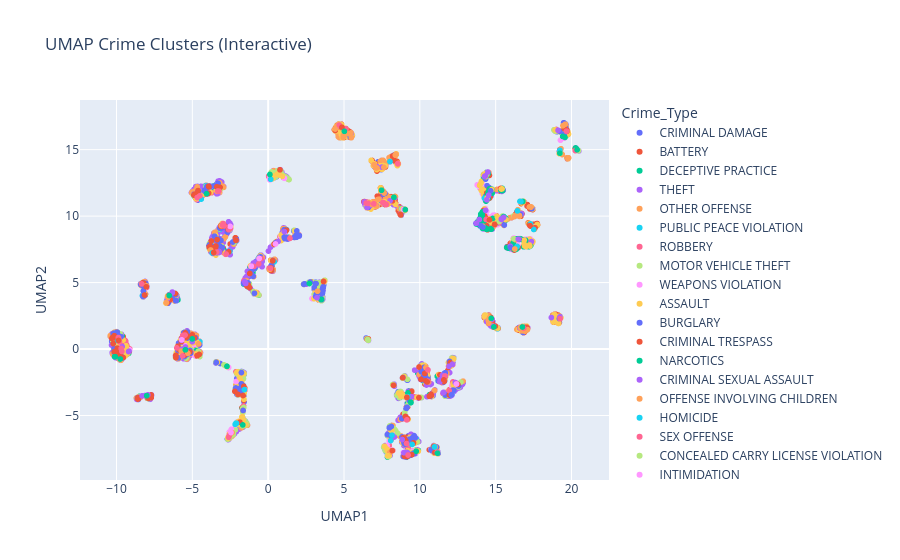

This figure's notebook cell:
### Code cell
import plotly.express as px
import pandas as pd

# Create dataframe for plotting
plot_df = pd.DataFrame({
    'UMAP1': X_umap[:, 0],
    'UMAP2': X_umap[:, 1],
    'Crime_Type': lable_data_sample['Primary Type'],
    'Severity': X_scaled_df_sample['Crime_Severity_Score']
})

fig = px.scatter(
    plot_df,
    x='UMAP1',
    y='UMAP2',
    color='Crime_Type',   # or Severity
    title='UMAP Crime Clusters (Interactive)',
)

fig.show()

### Figure 1 — Plotly figure (JSON) as saved in the notebook; plotly's stock layout.template omitted (floating-point values rounded to 4 significant figures; data arrays with more than 128 entries replaced by an {"elided": "..."} marker saying what was removed)
{"data": [{"hovertemplate": "Crime_Type=CRIMINAL DAMAGE<br>UMAP1=%{x}<br>UMAP2=%{y}<extra></extra>", "legendgroup": "CRIMINAL DAMAGE", "marker": {"color": "#636efa", "symbol": "circle"}, "mode": "markers", "name": "CRIMINAL DAMAGE", "showlegend": true, "type": "scattergl", "x": {"elided": "1118 float values"}, "xaxis": "x", "y": {"elided": "1118 float values"}, "yaxis": "y"}, {"hovertemplate": "Crime_Type=BATTERY<br>UMAP1=%{x}<br>UMAP2=%{y}<extra></extra>", "legendgroup": "BATTERY", "marker": {"color": "#EF553B", "symbol": "circle"}, "mode": "markers", "name": "BATTERY", "showlegend": true, "type": "scattergl", "x": {"elided": "1781 float values"}, "xaxis": "x", "y": {"elided": "1781 float values"}, "yaxis": "y"}, {"hovertemplate": "Crime_Type=DECEPTIVE PRACTICE<br>UMAP1=%{x}<br>UMAP2=%{y}<extra></extra>", "legendgroup": "DECEPTIVE PRACTICE", "marker": {"color": "#00cc96", "symbol": "circle"}, "mode": "markers", "name": "DECEPTIVE PRACTICE", "showlegend": true, "type": "scattergl", "x": {"elided": "542 float values"}, "xaxis": "x", "y": {"elided": "542 float values"}, "yaxis": "y"}, {"hovertemplate": "Crime_Type=THEFT<br>UMAP1=%{x}<br>UMAP2=%{y}<extra></extra>", "legendgroup": "THEFT", "marker": {"color": "#ab63fa", "symbol": "circle"}, "mode": "markers", "name": "THEFT", "showlegend": true, "type": "scattergl", "x": {"elided": "2269 float values"}, "xaxis": "x", "y": {"elided": "2269 float values"}, "yaxis": "y"}, {"hovertemplate": "Crime_Type=OTHER OFFENSE<br>UMAP1=%{x}<br>UMAP2=%{y}<extra></extra>", "legendgroup": "OTHER OFFENSE", "marker": {"color": "#FFA15A", "symbol": "circle"}, "mode": "markers", "name": "OTHER OFFENSE", "showlegend": true, "type": "scattergl", "x": {"elided": "669 float values"}, "xaxis": "x", "y": {"elided": "669 float values"}, "yaxis": "y"}, {"hovertemplate": "Crime_Type=PUBLIC PEACE VIOLATION<br>UMAP1=%{x}<br>UMAP2=%{y}<extra></extra>", "legendgroup": "PUBLIC PEACE VIOLATION", "marker": {"color": "#19d3f3", "symbol": "circle"}, "mode": "markers", "name": "PUBLIC PEACE VIOLATION", "showlegend": true, "type": "scattergl", "x": [15.56, -9.994, 9.751, 14.13, 15.44, 15.37, -5.948, -8.335, 8.96, 6.531, 7.756, 14.58, -2.527, 16.22, 14.55, -3.187, 15.42, 12.11, -4.105, -4.5, 16.21, 16.55, 14.73, 8.795, 15.41, 15.4, 16.62, 0.395, 16.65, 16.29, -8.286, 14.32, 15.56, 16.9, 6.56, -3.69, -5.207, 12.02, -3.175, -2.124, 8.634, 13.97, 14.13, 16.6, 11.64, 15.89, 14.38, 15.12, 16.89, 8.956, -5.986, 1.139], "xaxis": "x", "y": [9.921, 1.253, -6.747, 9.228, 9.609, 9.572, -0.02651, 4.923, 10.52, 0.7368, -7.681, 11.66, 7.346, 7.638, 11.6, 8.996, 9.794, -3.387, 12.29, 0.5377, 8.237, 8.295, 11.83, 10.56, 11.96, 12.04, 10.11, 6.557, 8.289, 7.5, 4.018, 9.253, 9.925, 7.728, 0.7001, 7.849, 0.7236, -3.461, 7.711, 8.127, -3.661, 9.81, 9.082, 11.11, -1.992, 7.601, 11.18, 1.531, 8.182, 10.5, -0.05024, 8.987], "yaxis": "y"}, {"hovertemplate": "Crime_Type=ROBBERY<br>UMAP1=%{x}<br>UMAP2=%{y}<extra></extra>", "legendgroup": "ROBBERY", "marker": {"color": "#FF6692", "symbol": "circle"}, "mode": "markers", "name": "ROBBERY", "showlegend": true, "type": "scattergl", "x": {"elided": "336 float values"}, "xaxis": "x", "y": {"elided": "336 float values"}, "yaxis": "y"}, {"hovertemplate": "Crime_Type=MOTOR VEHICLE THEFT<br>UMAP1=%{x}<br>UMAP2=%{y}<extra></extra>", "legendgroup": "MOTOR VEHICLE THEFT", "marker": {"color": "#B6E880", "symbol": "circle"}, "mode": "markers", "name": "MOTOR VEHICLE THEFT", "showlegend": true, "type": "scattergl", "x": {"elided": "812 float values"}, "xaxis": "x", "y": {"elided": "812 float values"}, "yaxis": "y"}, {"hovertemplate": "Crime_Type=WEAPONS VIOLATION<br>UMAP1=%{x}<br>UMAP2=%{y}<extra></extra>", "legendgroup": "WEAPONS VIOLATION", "marker": {"color": "#FF97FF", "symbol": "circle"}, "mode": "markers", "name": "WEAPONS VIOLATION", "showlegend": true, "type": "scattergl", "x": {"elided": "253 float values"}, "xaxis": "x", "y": {"elided": "253 float values"}, "yaxis": "y"}, {"hovertemplate": "Crime_Type=ASSAULT<br>UMAP1=%{x}<br>UMAP2=%{y}<extra></extra>", "legendgroup": "ASSAULT", "marker": {"color": "#FECB52", "symbol": "circle"}, "mode": "markers", "name": "ASSAULT", "showlegend": true, "type": "scattergl", "x": {"elided": "927 float values"}, "xaxis": "x", "y": {"elided": "927 float values"}, "yaxis": "y"}, {"hovertemplate": "Crime_Type=BURGLARY<br>UMAP1=%{x}<br>UMAP2=%{y}<extra></extra>", "legendgroup": "BURGLARY", "marker": {"color": "#636efa", "symbol": "circle"}, "mode": "markers", "name": "BURGLARY", "showlegend": true, "type": "scattergl", "x": {"elided": "391 float values"}, "xaxis": "x", "y": {"elided": "391 float values"}, "yaxis": "y"}, {"hovertemplate": "Crime_Type=CRIMINAL TRESPASS<br>UMAP1=%{x}<br>UMAP2=%{y}<extra></extra>", "legendgroup": "CRIMINAL TRESPASS", "marker": {"color": "#EF553B", "symbol": "circle"}, "mode": "markers", "name": "CRIMINAL TRESPASS", "showlegend": true, "type": "scattergl", "x": {"elided": "238 float values"}, "xaxis": "x", "y": {"elided": "238 float values"}, "yaxis": "y"}, {"hovertemplate": "Crime_Type=NARCOTICS<br>UMAP1=%{x}<br>UMAP2=%{y}<extra></extra>", "legendgroup": "NARCOTICS", "marker": {"color": "#00cc96", "symbol": "circle"}, "mode": "markers", "name": "NARCOTICS", "showlegend": true, "type": "scattergl", "x": {"elided": "267 float values"}, "xaxis": "x", "y": {"elided": "267 float values"}, "yaxis": "y"}, {"hovertemplate": "Crime_Type=CRIMINAL SEXUAL ASSAULT<br>UMAP1=%{x}<br>UMAP2=%{y}<extra></extra>", "legendgroup": "CRIMINAL SEXUAL ASSAULT", "marker": {"color": "#ab63fa", "symbol": "circle"}, "mode": "markers", "name": "CRIMINAL SEXUAL ASSAULT", "showlegend": true, "type": "scattergl", "x": [15.96, -5.666, 12.33, -9.624, -3.321, -5.427, -0.6581, 19.11, -7.93, 17.36, -0.401, 8.316, 12.36, 18.67, -0.8488, -0.4368, 10.75, -5.453, 6.53, -3.649, 6.333, -1.536, -6.66, -2.606, 6.364, 8.835, 11.67, 16.61, -6.316, 5.456, 7.497, 7.148, -3.233, 14.33, -3.241, 9.034, -2.478, -3.669, -2.522, 6.594, -0.5517, 8.037, -9.848, 7.168, -0.5251, 10.44, 11.37, 8.38, 4.541, 16.58, -1.554, 11.33, -6.319, 14.73, 11.93, 9.445, -1.481, -3.326, 14.87, 9.178, -3.388, 19.24, -5.673, 11.53, 11.56, 8.955, 14.4, 12.15, 8.373, -0.7505, -7.99, 5.473, 7.665, -3.237, -9.203, 1.066, -5.705, -8.311, -5.0, 10.69, -0.3958, -0.9719, 6.517, 16.65, 11.49, 6.741, 0.6521, -0.4947, 3.218, -8.115, -9.174, -3.755, -5.685, -0.8102], "xaxis": "x", "y": [7.732, 0.7871, -2.523, 0.1896, 11.7, -0.08357, 6.413, 16.46, -3.45, 8.085, 6.191, -6.618, -2.54, 2.37, 6.528, 6.253, -2.622, 0.1515, 10.7, 7.2, 11.06, 5.065, 3.741, 9.573, 11.06, -6.809, -2.025, 1.63, 4.236, 16.19, 13.69, 10.78, 7.339, 10.43, 7.28, -7.766, 9.369, 7.212, 9.467, 0.6671, 6.515, 11.16, 0.6733, 13.73, 6.446, -2.709, -2.309, 11.41, 16.74, 1.584, 5.08, -2.462, 4.285, 1.73, -1.301, -3.587, 4.932, 7.286, 1.694, -7.788, 11.67, 2.422, -0.02962, -3.286, -3.261, -7.796, 2.061, -1.138, 11.41, 6.33, 4.711, 16.22, 10.93, 7.261, -0.1903, 8.832, 0.6569, -3.524, 0.5497, -2.669, 6.586, 6.47, 10.65, 1.614, -1.987, 10.81, 8.093, 6.476, 3.861, -3.497, -0.1699, 7.29, -0.01316, 6.314], "yaxis": "y"}, {"hovertemplate": "Crime_Type=OFFENSE INVOLVING CHILDREN<br>UMAP1=%{x}<br>UMAP2=%{y}<extra></extra>", "legendgroup": "OFFENSE INVOLVING CHILDREN", "marker": {"color": "#FFA15A", "symbol": "circle"}, "mode": "markers", "name": "OFFENSE INVOLVING CHILDREN", "showlegend": true, "type": "scattergl", "x": [7.649, 5.351, 8.421, 0.1167, 14.5, 6.982, 16.46, 19.76, 19.77, -4.54, 4.466, 5.035, 5.122, 14.54, 16.31, 4.422, 7.12, 7.079, -3.076, 17.22, -3.787, 7.576, 10.58, 10.4, 16.62, 6.84, 7.472, 16.31, 19.58, 8.369, 4.961, 19.23, -6.708, 16.56, -6.619, 8.557, 4.42, 7.177, 5.486, -5.73, 5.13, 3.256, 7.62, 16.91, -3.355, 7.861, -5.289, -8.02, 7.103, 4.649, 19.44, 11.01, 4.575, 8.387, 16.22, 6.914, -2.374, 6.662, 16.75, -5.598, -4.578, -4.594, 8.014, 8.58, 7.628, 5.458, 17.1, 4.945, 14.59, 8.39, 8.551, 16.57, 17.33], "xaxis": "x", "y": [11.73, 16.2, 14.65, 6.002, 2.178, 13.87, 10.48, 14.33, 14.34, 11.49, 16.64, 16.08, 16.41, 1.945, 10.05, 16.55, 10.77, 10.83, 9.287, 10.69, 7.451, 11.85, -2.479, -1.39, 1.621, 10.89, 11.92, 8.227, 16.91, 11.48, 16.08, 14.76, 3.487, 9.975, 3.883, 13.94, 16.56, 13.63, 15.9, -0.1548, 16.52, 4.352, 11.8, 1.347, 11.86, 10.94, -0.3271, 4.75, 13.62, 16.85, 16.81, -7.37, 16.83, 14.58, 9.959, 10.96, -6.294, 10.99, 1.367, 0.9972, 0.3855, 0.3863, -7.795, 13.95, 13.67, 16.26, 1.462, 15.92, 2.358, 14.6, 13.92, 10.04, 10.68], "yaxis": "y"}, {"hovertemplate": "Crime_Type=HOMICIDE<br>UMAP1=%{x}<br>UMAP2=%{y}<extra></extra>", "legendgroup": "HOMICIDE", "marker": {"color": "#19d3f3", "symbol": "circle"}, "mode": "markers", "name": "HOMICIDE", "showlegend": true, "type": "scattergl", "x": [19.23, -9.901, 10.97, 9.194, 8.164, 16.43, -2.173, -2.088, -9.863, -3.69, 17.51, 16.42, 8.081, -1.566, -4.409, 0.1717, -2.122, 9.489, 14.26, 17.3], "xaxis": "x", "y": [14.95, 0.629, -7.366, -3.581, -6.483, 10.39, -5.663, -5.588, 0.5951, 7.23, 8.995, 7.72, -6.89, -3.053, 11.28, 12.77, -5.574, -7.177, 11.35, 9.41], "yaxis": "y"}, {"hovertemplate": "Crime_Type=SEX OFFENSE<br>UMAP1=%{x}<br>UMAP2=%{y}<extra></extra>", "legendgroup": "SEX OFFENSE", "marker": {"color": "#FF6692", "symbol": "circle"}, "mode": "markers", "name": "SEX OFFENSE", "showlegend": true, "type": "scattergl", "x": [-2.561, -3.317, 12.42, 10.54, 6.564, -4.498, 6.592, 0.1503, 6.968, 7.564, -2.601, -2.597, 5.123, -2.489, -4.681, 11.93, -9.645, 14.94, 6.463, -5.48, 11.65, -3.241, -3.007, 19.25, 11.14, -2.774, 14.38, 5.093, -5.643, 6.581, -8.338, 19.67, 9.223, -9.837, 7.765, 16.85, -9.691, 20.27, 1.438, -2.563, -2.97, 9.127, 8.538, -0.4663, -5.633, 20.25, 7.626, -2.902, 9.141, 7.783, -9.802, 4.686, 15.29, 10.54, -0.6251, -3.398, -6.021, -0.9453, -9.875], "xaxis": "x", "y": [-6.529, 11.89, -2.617, -2.431, 0.7114, 11.53, 0.6694, 6.083, 10.92, 11.02, -6.635, 8.978, 16.57, 9.081, 11.4, -3.121, -0.1778, 9.342, 10.99, 1.051, -2.034, 11.88, 9.323, 2.282, -7.761, 7.149, 9.747, 16.56, -0.5195, 10.95, 4.896, 16.39, -7.976, 0.7421, 10.87, 1.58, 0.03756, 14.95, 8.326, -6.493, 9.434, -7.111, 13.95, 6.795, 1.021, 14.92, 11.0, 9.26, -5.33, 10.87, 0.5349, 16.85, 9.501, -1.572, 6.405, 7.295, 0.08543, 6.217, 0.8624], "yaxis": "y"}, {"hovertemplate": "Crime_Type=CONCEALED CARRY LICENSE VIOLATION<br>UMAP1=%{x}<br>UMAP2=%{y}<extra></extra>", "legendgroup": "CONCEALED CARRY LICENSE VIOLATION", "marker": {"color": "#B6E880", "symbol": "circle"}, "mode": "markers", "name": "CONCEALED CARRY LICENSE VIOLATION", "showlegend": true, "type": "scattergl", "x": [15.67, 14.42, 14.42, 16.2, 15.54, 6.595, 16.55, 17.26, 15.24, 6.578, 6.6, 6.564], "xaxis": "x", "y": [9.748, 11.24, 13.14, 8.292, 9.884, 0.6728, 8.266, 7.743, 9.593, 0.6836, 0.6604, 0.7228], "yaxis": "y"}, {"hovertemplate": "Crime_Type=INTIMIDATION<br>UMAP1=%{x}<br>UMAP2=%{y}<extra></extra>", "legendgroup": "INTIMIDATION", "marker": {"color": "#FF97FF", "symbol": "circle"}, "mode": "markers", "name": "INTIMIDATION", "showlegend": true, "type": "scattergl", "x": [12.41, -2.501, -1.114, 11.17, 0.482, 8.924, -5.698, -0.5921, -2.45], "xaxis": "x", "y": [-2.631, 9.225, 6.234, -7.829, 7.903, 10.51, 0.6897, 6.813, -6.283], "yaxis": "y"}, {"hovertemplate": "Crime_Type=INTERFERENCE WITH PUBLIC OFFICER<br>UMAP1=%{x}<br>UMAP2=%{y}<extra></extra>", "legendgroup": "INTERFERENCE WITH PUBLIC OFFICER", "marker": {"color": "#FECB52", "symbol": "circle"}, "mode": "markers", "name": "INTERFERENCE WITH PUBLIC OFFICER", "showlegend": true, "type": "scattergl", "x": [15.65, 14.42, 16.91, 7.896, 14.36, 17.25, 14.33, 16.88, 16.87, 14.71, 14.74, 15.42, 14.19, 14.23, 14.48, 17.01, 14.45, 14.15, 15.12, 15.38, 17.23, 14.29], "xaxis": "x", "y": [9.728, 11.29, 7.75, -8.034, 13.24, 7.759, 12.96, 8.191, 7.901, 11.96, 12.0, 12.05, 13.08, 13.13, 13.3, 7.719, 11.38, 9.229, 9.927, 12.04, 7.826, 13.12], "yaxis": "y"}, {"hovertemplate": "Crime_Type=LIQUOR LAW VIOLATION<br>UMAP1=%{x}<br>UMAP2=%{y}<extra></extra>", "legendgroup": "LIQUOR LAW VIOLATION", "marker": {"color": "#636efa", "symbol": "circle"}, "mode": "markers", "name": "LIQUOR LAW VIOLATION", "showlegend": true, "type": "scattergl", "x": [16.54, 15.97, 14.66, 13.7, 12.08, 15.57, 14.16, 14.54, 14.02], "xaxis": "x", "y": [8.258, 7.635, 11.9, 9.455, -3.449, 9.328, 9.181, 11.57, 9.271], "yaxis": "y"}, {"hovertemplate": "Crime_Type=ARSON<br>UMAP1=%{x}<br>UMAP2=%{y}<extra></extra>", "legendgroup": "ARSON", "marker": {"color": "#EF553B", "symbol": "circle"}, "mode": "markers", "name": "ARSON", "showlegend": true, "type": "scattergl", "x": [4.864, 8.184, -8.034, 9.147, -3.595, -9.865, 17.26, 10.48, 11.58, 14.93, 14.59, -3.921], "xaxis": "x", "y": [16.68, -7.642, 4.68, -3.633, 7.255, 0.6449, 9.281, -2.476, -2.323, 9.376, 9.717, 11.72], "yaxis": "y"}, {"hovertemplate": "Crime_Type=STALKING<br>UMAP1=%{x}<br>UMAP2=%{y}<extra></extra>", "legendgroup": "STALKING", "marker": {"color": "#00cc96", "symbol": "circle"}, "mode": "markers", "name": "STALKING", "showlegend": true, "type": "scattergl", "x": [8.292, 20.37, -6.52, 0.1152, 16.79, 5.025, 14.71, -5.004, -8.006, 19.23, 14.88, 11.16, 7.476, 16.76, -2.717, -5.456, -1.673, 9.037, -4.059], "xaxis": "x", "y": [11.42, 14.99, 4.028, 13.13, 11.1, 16.38, 2.31, 0.7619, -3.508, 14.73, 1.66, -7.832, 11.95, 1.656, -1.303, -0.0612, -5.71, 10.49, 11.68], "yaxis": "y"}, {"hovertemplate": "Crime_Type=PROSTITUTION<br>UMAP1=%{x}<br>UMAP2=%{y}<extra></extra>", "legendgroup": "PROSTITUTION", "marker": {"color": "#ab63fa", "symbol": "circle"}, "mode": "markers", "name": "PROSTITUTION", "showlegend": true, "type": "scattergl", "x": [15.42, 15.37, 15.52, 14.26, 14.42, 14.48, 13.92, 14.33, 14.54, 14.29, 13.72, 15.39, 16.49], "xaxis": "x", "y": [9.815, 9.779, 9.902, 12.97, 11.23, 13.32, 9.74, 13.03, 11.57, 13.01, 9.466, 9.749, 8.267], "yaxis": "y"}, {"hovertemplate": "Crime_Type=GAMBLING<br>UMAP1=%{x}<br>UMAP2=%{y}<extra></extra>", "legendgroup": "GAMBLING", "marker": {"color": "#FFA15A", "symbol": "circle"}, "mode": "markers", "name": "GAMBLING", "showlegend": true, "type": "scattergl", "x": [16.26], "xaxis": "x", "y": [7.526], "yaxis": "y"}, {"hovertemplate": "Crime_Type=OBSCENITY<br>UMAP1=%{x}<br>UMAP2=%{y}<extra></extra>", "legendgroup": "OBSCENITY", "marker": {"color": "#19d3f3", "symbol": "circle"}, "mode": "markers", "name": "OBSCENITY", "showlegend": true, "type": "scattergl", "x": [8.033, 16.66], "xaxis": "x", "y": [14.11, 11.09], "yaxis": "y"}], "layout": {"legend": {"title": {"text": "Crime_Type"}, "tracegroupgap": 0}, "title": {"text": "UMAP Crime Clusters (Interactive)"}, "xaxis": {"anchor": "y", "domain": [0, 1], "title": {"text": "UMAP1"}}, "yaxis": {"anchor": "x", "domain": [0, 1], "title": {"text": "UMAP2"}}}}
